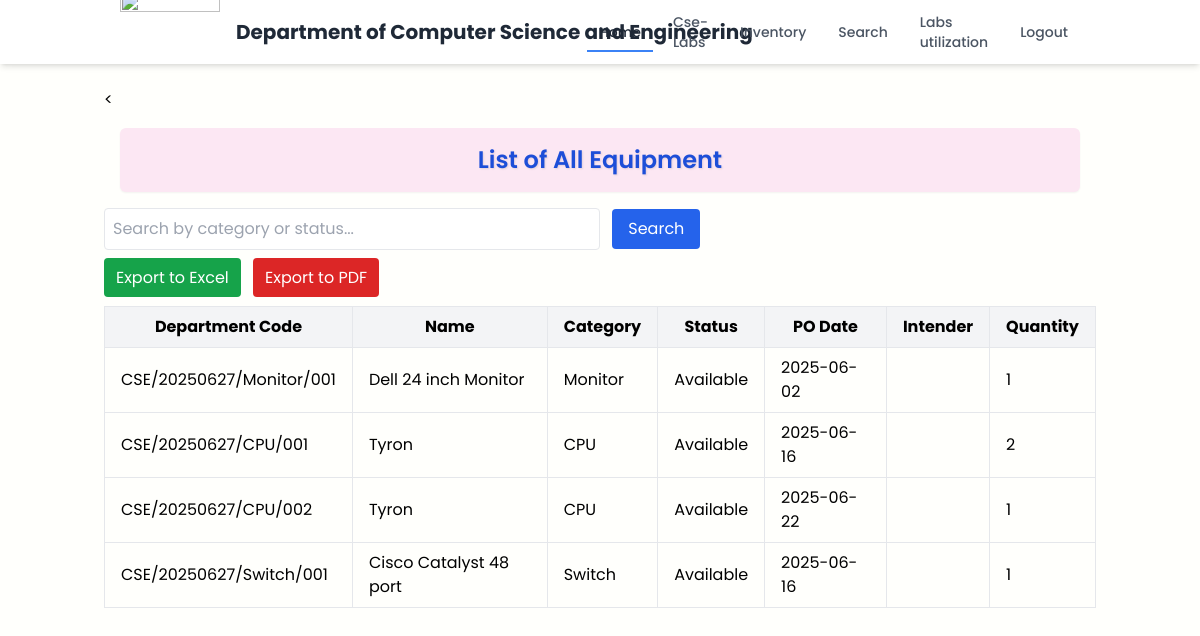
The page /equipment_list (signed in) on the database its author committed.
### models.py (models this page shows)
class Equipment(db.Model):
    id = db.Column(db.Integer, primary_key=True)
    name = db.Column(db.String(100), nullable=False)
    category = db.Column(db.String(50), nullable=False)
    manufacturer = db.Column(db.String(100), nullable=False)
    model = db.Column(db.String(100), nullable=False)
    serial_number = db.Column(db.String(100), nullable=False)
    location = db.Column(db.String(100), nullable=False)
    purchase_date = db.Column(db.String(20), nullable=False)
    status = db.Column(db.String(20), nullable=False)
    po_date = db.Column(db.String(20), nullable=False)
    intender_name = db.Column(db.String(100), nullable=False)
    quantity = db.Column(db.Integer, nullable=False)
    department_code = db.Column(db.String(100), unique=True, nullable=False)

### app.py (the view)
@app.route("/equipment_list", methods=["GET"])
@login_required
def equipment_list():
    query = Equipment.query.all()
    return render_template("equipment_list.html", equipment=query)

### app.py (called while the page is built)
@login_manager.user_loader
def load_user(user_id):
    return User.query.get(int(user_id))

### templates/equipment_list.html
{% extends "login_home.html" %}
{% block content %}
<
   <div class="max-w-8xl mx-auto px-4 py-4">
  <header class="bg-pink-100 rounded-md shadow-sm p-4 text-center">
    <div class="flex flex-col items-center justify-center space-y-2">
      <h1 class="text-xl sm:text-2xl font-semibold text-blue-700" style="text-shadow: 1px 1px 2px rgba(0, 0, 0, 0.1);">
        List of All Equipment
      </h1>
    </div>
  </header>
</div>
    <form method="GET" action="{{ url_for('equipment_list') }}" class="mb-4">
        <input type="text" name="search" placeholder="Search by category or status..." class="border rounded p-2 w-1/2">
        <button type="submit" class="bg-blue-600 text-white px-4 py-2 rounded ml-2">Search</button>
    </form>
    <div class="mb-4">
        <a href="{{ url_for('export_equipment', file_format='excel') }}" class="bg-green-600 text-white px-3 py-2 rounded">Export to Excel</a>
        <a href="{{ url_for('export_equipment', file_format='pdf') }}" class="bg-red-600 text-white px-3 py-2 rounded ml-2">Export to PDF</a>
    </div>
    <table class="w-full table-auto border border-gray-300">
        <thead>
            <tr class="bg-gray-100">
                <th class="border px-4 py-2">Department Code</th>
                <th class="border px-4 py-2">Name</th>
                <th class="border px-4 py-2">Category</th>
                <th class="border px-4 py-2">Status</th>
                <th class="border px-4 py-2">PO Date</th>
                <th class="border px-4 py-2">Intender</th>
                <th class="border px-4 py-2">Quantity</th>
            </tr>
        </thead>
        <tbody>
            {% for item in equipment %}
            <tr>
                <td class="border px-4 py-2">{{ item.department_code }}</td>
                <td class="border px-4 py-2">{{ item.name }}</td>
                <td class="border px-4 py-2">{{ item.category }}</td>
                <td class="border px-4 py-2">{{ item.status }}</td>
                <td class="border px-4 py-2">{{ item.po_date }}</td>
                <td class="border px-4 py-2">{{ item.intender }}</td>
                <td class="border px-4 py-2">{{ item.quantity }}</td>
            </tr>
            {% endfor %}
        </tbody>
    </table>
</div>
{% endblock %}

### templates/login_home.html (shortened to what this page needs)
<!DOCTYPE html>
<html lang="en">
<head>
  <script src="https://cdn.tailwindcss.com"></script>
</head>
<body>
  <div class="min-h-screen flex flex-col">
    <nav class="bg-white shadow-md sticky top-0 z-50">
      <div class="container mx-auto px-4 sm:px-6 lg:px-8">
        <div class="flex justify-between h-16">
          <div class="flex items-center">
            <div class="flex-shrink-0 flex items-center">
              <img src="https://iith.ac.in/assets/images/logo.png" height="80" width="100"/>
              <span class="ml-4 text-xl font-bold text-gray-800">Department of Computer Science and Engineering</span>
            </div>
          </div>
          <div class="hidden md:flex md:items-center md:space-x-2">
            <a href="/login_home" class="nav-link active text-gray-800 hover:text-blue-600 px-3 py-2 text-sm font-medium transition-colors duration-200">Home</a>
            <a href="/cse_labs" class="nav-link text-gray-600 hover:text-blue-600 px-3 py-2 text-sm font-medium transition-colors duration-200">Cse-Labs</a>
            <a href="/inventory" class="nav-link text-gray-600 hover:text-blue-600 px-3 py-2 text-sm font-medium transition-colors duration-200">Inventory</a>
            <a href="/search" class="nav-link text-gray-600 hover:text-blue-600 px-3 py-2 text-sm font-medium transition-colors duration-200">Search</a>
            <a href="/utilization" class="nav-link text-gray-600 hover:text-blue-600 px-3 py-2 text-sm font-medium transition-colors duration-200">Labs utilization</a>
             <a href="/logout" class="nav-link text-gray-600 hover:text-blue-600 px-3 py-2 text-sm font-medium transition-colors duration-200">Logout</a>
          </div>
        </div>
      </div>
    </nav>
    <main class="flex-grow container mx-auto px-4 py-6">
      {% block content %}{% endblock %}
</body>
</html>

### templates/login_home.html (style rules this page uses)
body { font-family: 'Poppins', sans-serif; background-color: #fffffc; }
.nav-link { position: relative; }
.nav-link::after { content: ''; position: absolute; width: 0; height: 2px; bottom: -2px; left: 0; background-color: #3b82f6; transition: width 0.3s ease; }
.nav-link:hover::after, .nav-link.active::after { width: 100%; }

### rows shown on the page
Equipment: department_code "CSE/20250627/Monitor/001", name "Dell 24 inch Monitor", category "Monitor", status "Available", po_date "2025-06-02", quantity "1"
Equipment: department_code "CSE/20250627/CPU/001", name "Tyron", category "CPU", status "Available", po_date "2025-06-16", quantity "2"
Equipment: department_code "CSE/20250627/CPU/002", name "Tyron", category "CPU", status "Available", po_date "2025-06-22", quantity "1"
Equipment: department_code "CSE/20250627/Switch/001", name "Cisco Catalyst 48 port", category "Switch", status "Available", po_date "2025-06-16", quantity "1"
